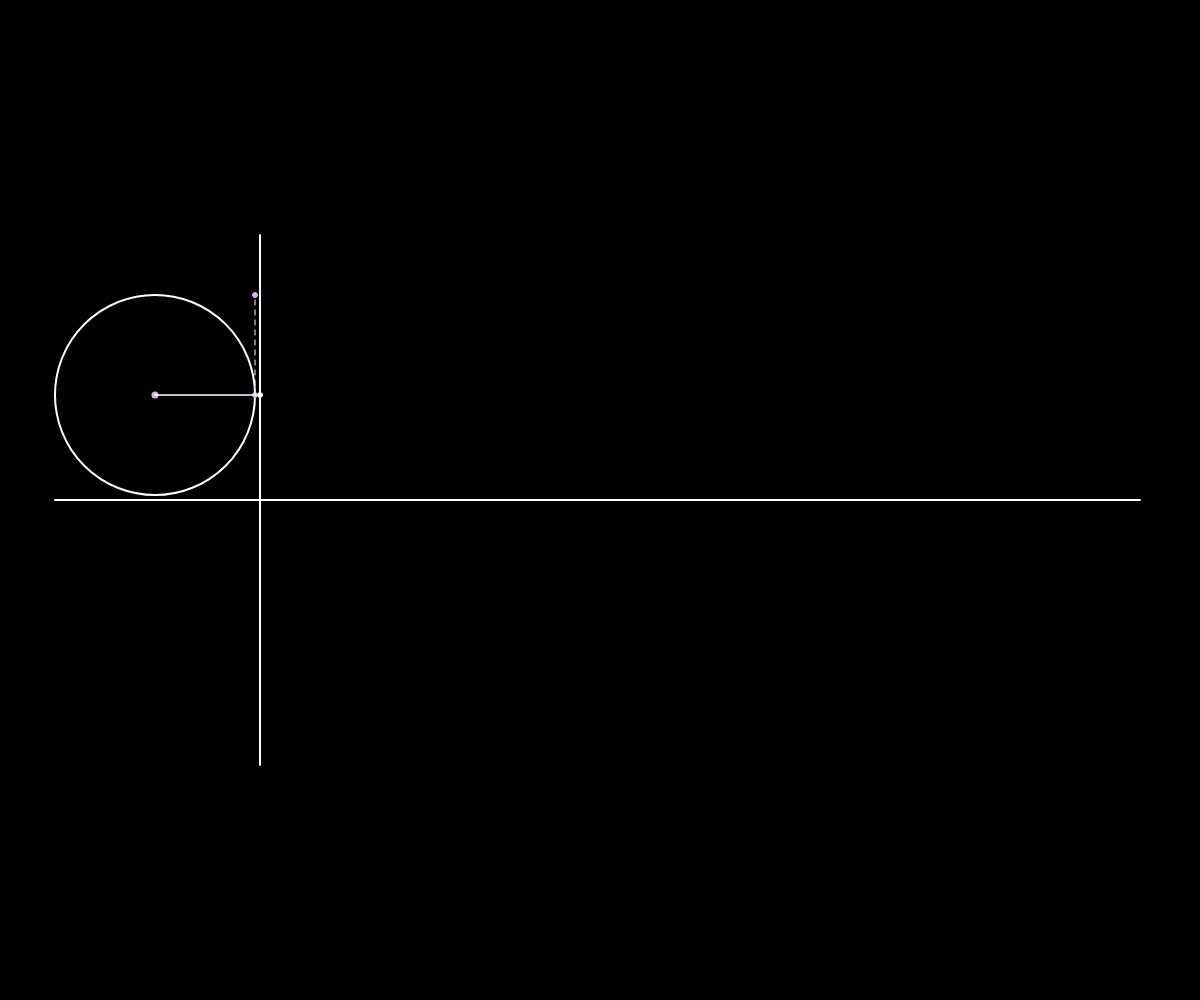
Frame 1 (no input)
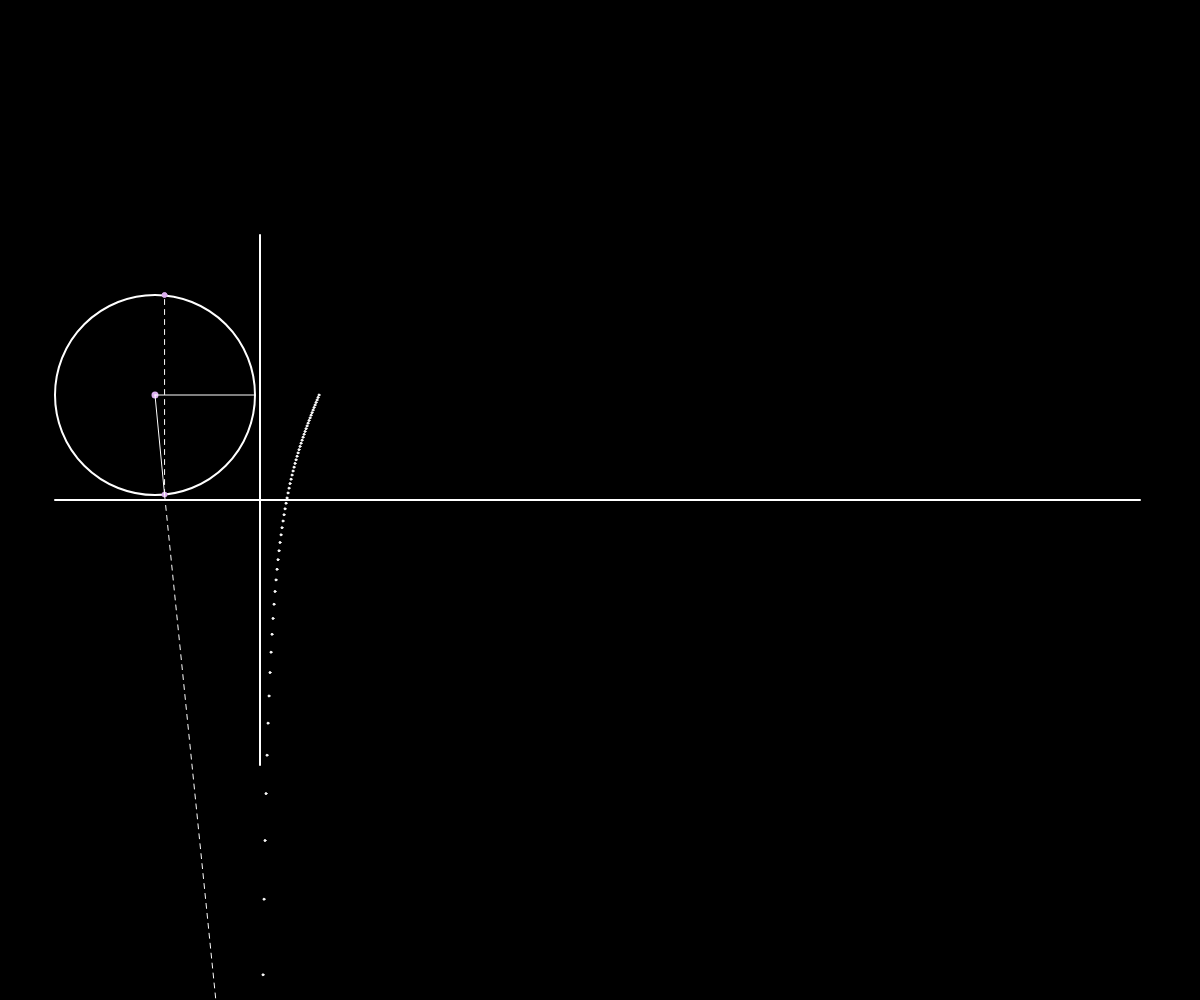
Frame 60 (no input)
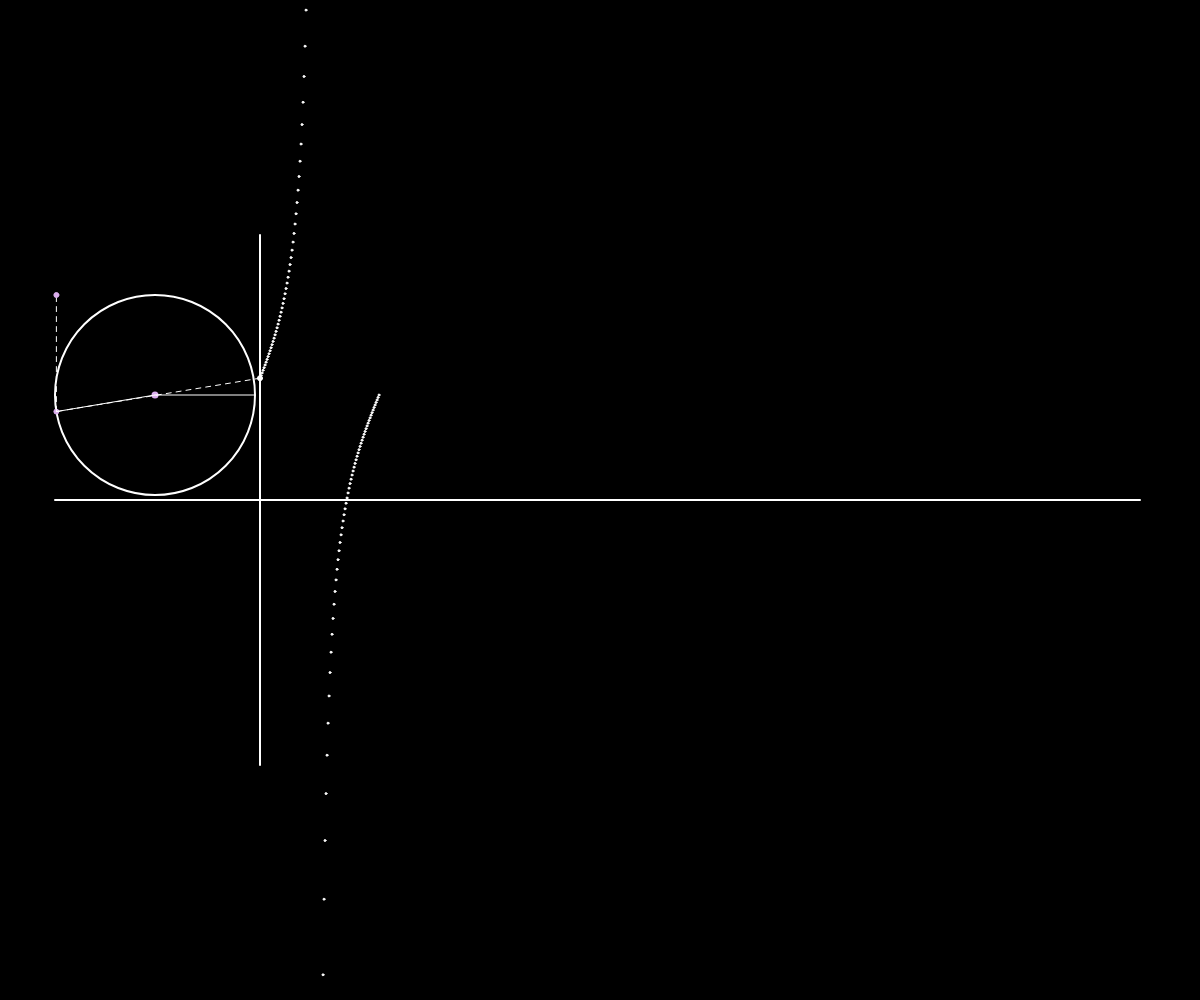
Frame 120 (the mouse pressed at the canvas centre since frame 60)

The p5.js sketch that drew these frames (run headless with seeded random() and noise() and a simulated clock; from frame 60 on, the mouse is pressed at the canvas centre):

// p5.js sketch
// ── sketch.js
let padding;
let gap = 5;
let circleDiameter;
let circleRadius;
let circleX;
let circleY;
let high;
let low;
let degree = 0;
let angle = 0;
let circumference;
let pointWidth = 5;
const trail = [];
function setup() {
  createCanvas(windowWidth, windowHeight);
  padding = (width / 100) * 5;
  circleDiameter = width > height ? (height / 100) * 20 : (width / 100) * 20;
  circleRadius = circleDiameter / 2;
  circumference = 2 * PI * circleRadius;
  circleX = padding + circleRadius - gap;
  circleY = height / 2 - circleRadius - gap;
  high = circleY - circleRadius;
  low = circleY + circleRadius;
}

function draw() {
  background(0);
  stroke(255);
  strokeWeight(2);
  noFill();
  // Draw the horizontal line
  line(
    padding + circleDiameter,
    height / 2 - circleDiameter - gap - padding,
    padding + circleDiameter,
    height / 2 + circleDiameter + gap + padding
  );

  // Draw the vertical line
  line(padding - gap, height / 2, width - padding, height / 2);

  // Draw the circle

  ellipse(circleX, circleY, circleDiameter);

  fill(255);

  cpoint(circleX, circleY, pointWidth);
  strokeWeight(1);
  line(circleX, circleY, circleX + circleRadius, circleY);

  // Calculate the point
  const value = map(tan(degree), -1, 1, low, high);
  // Draw the point

  ellipse(padding + circleDiameter, value, pointWidth);
  // Add the point to the trail
  trail.unshift(value);
  // Draw the trail
  for (let i = 0; i < trail.length; i++) {
    ellipse(padding + circleDiameter + i, trail[i], 2);
  }
  if (trail.length > circumference * 2) {
    trail.pop();
  }
  // Draw the line between the point and the circle
  let x = circleX + circleRadius * cos(angle);
  let y = circleY + circleRadius * sin(angle);
  cpoint(x, y, pointWidth);

  drawingContext.setLineDash([5, 5]);
  line(padding + circleDiameter, value, x, y);
  line(x, y, x, high);
  drawingContext.setLineDash([]);
  line(circleX, circleY, x, y);
  cpoint(x, high, pointWidth);
  degree -= 0.025;
  angle += 0.025;
}

function cpoint(x, y, w = pointWidth, r = 219, g = 174, b = 237) {
  fill(r, g, b);
  stroke(r, g, b);
  ellipse(x, y, w);
  fill(255);
  stroke(255);
}
